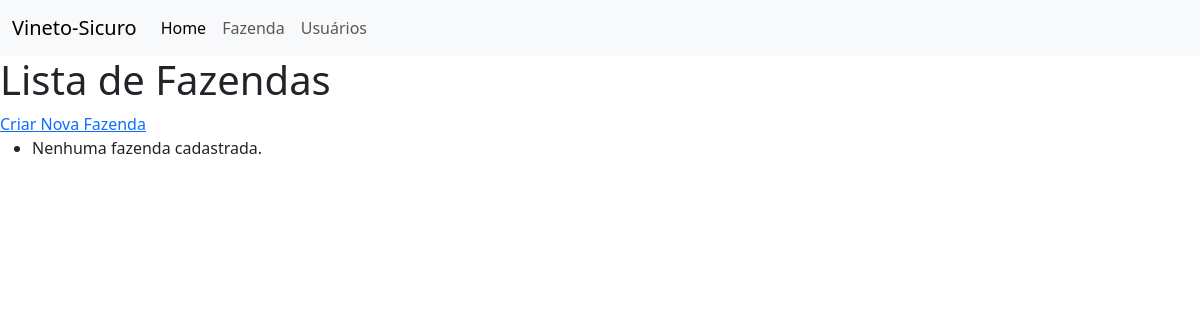
Page /farms/ on the earlier database version.
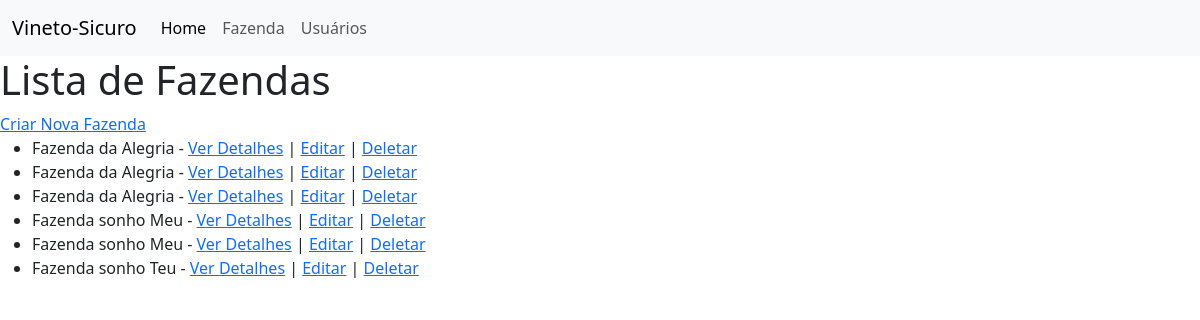
Same page on the later database version.
### app1/models.py (models this page shows, shortened)
class Farm(models.Model):
    name = models.CharField(max_length=100)
    geolocalization = models.CharField(max_length=100, null=True)

### app1/views.py (the view)
# urls.py: path('farms/', views.farm_list, name='farm_list'),
def farm_list(request):
    farms = Farm.objects.all()
    return render(request, 'app1/farm_list.html', {'farms': farms})

### Templates/app1/Farm_list.html (shortened to what this page needs)
<!doctype html>
{% load static %}
<html lang="pt-br">
  <head>
    <link href="https://cdn.jsdelivr.net/npm/bootstrap@5.3.2/dist/css/bootstrap.min.css" rel="stylesheet">
  </head>
  <body>
    <nav class="navbar navbar-expand-lg bg-body-tertiary">
        <div class="container-fluid">
          <a class="navbar-brand" href="#">Vineto-Sicuro</a>
          <div class="collapse navbar-collapse" id="navbarNavAltMarkup">
            <div class="navbar-nav">
              <a class="nav-link active" aria-current="page" href="#">Home</a>
              <a class="nav-link" href="#">Fazenda</a>
              <a class="nav-link" href="#">Usuários</a>
            </div>
          </div>
        </div>
      </nav>
      <h1>Lista de Fazendas</h1>
      <a href="{% url 'app1:farm_create' %}">Criar Nova Fazenda</a>
      <ul>
          {% for farm in farms %}
              <li>
                  {{ farm.name }} - <a href="{% url 'app1:farm_detail' farm.pk %}">Ver Detalhes</a> |
                  <a href="{% url 'app1:farm_edit' farm.pk %}">Editar</a> |
                  <a href="{% url 'app1:farm_delete' farm.pk %}">Deletar</a>
              </li>
          {% empty %}
              <li>Nenhuma fazenda cadastrada.</li>
          {% endfor %}
      </ul>
  </body>
</html>

Differences in the rows shown:
added Farm: name "Fazenda da Alegria"
added Farm: name "Fazenda da Alegria"
added Farm: name "Fazenda da Alegria"
added Farm: name "Fazenda sonho Meu"
added Farm: name "Fazenda sonho Meu"
added Farm: name "Fazenda sonho Teu"
Other differences:
text no longer shown: "Nenhuma fazenda cadastrada."
